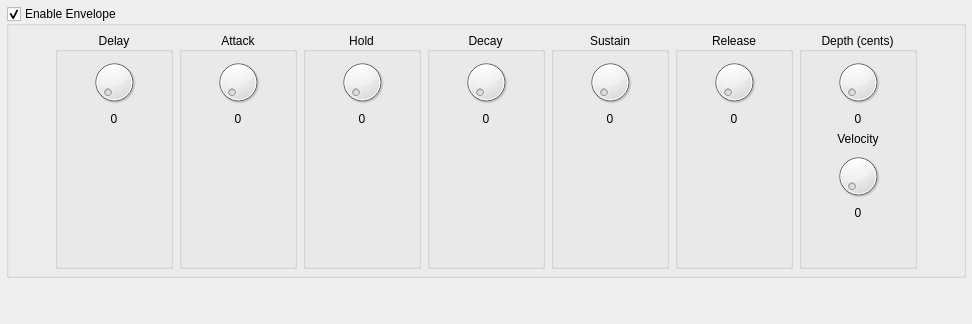
       <widget class="QWidget" name="tabPitchEnv">
        <attribute name="title">
         <string>Pitch Env</string>
        </attribute>
        <layout class="QVBoxLayout" name="layPitchEnv">
         <property name="sizeConstraint">
          <enum>QLayout::SetNoConstraint</enum>
         </property>
         <property name="leftMargin">
          <number>6</number>
         </property>
         <property name="topMargin">
          <number>6</number>
         </property>
         <property name="rightMargin">
          <number>6</number>
         </property>
         <property name="bottomMargin">
          <number>6</number>
         </property>
         <item>
          <widget class="QGroupBox" name="gbxPitchEnv">
           <property name="title">
            <string>Enable Envelope</string>
           </property>
           <property name="checkable">
            <bool>true</bool>
           </property>
           <layout class="QGridLayout" name="layGbxPitchEnv">
            <property name="sizeConstraint">
             <enum>QLayout::SetNoConstraint</enum>
            </property>
            <property name="leftMargin">
             <number>6</number>
            </property>
            <property name="topMargin">
             <number>6</number>
            </property>
            <property name="rightMargin">
             <number>6</number>
            </property>
            <property name="bottomMargin">
             <number>6</number>
            </property>
            <item row="0" column="2">
             <widget class="QGroupBox" name="gbxPitchEnvAttack">
              <property name="title">
               <string>Attack</string>
              </property>
              <property name="alignment">
               <set>Qt::AlignCenter</set>
              </property>
              <layout class="QVBoxLayout" name="layPitchEnvAttack" stretch="0,0,1">
               <property name="sizeConstraint">
                <enum>QLayout::SetNoConstraint</enum>
               </property>
               <property name="leftMargin">
                <number>6</number>
               </property>
               <property name="topMargin">
                <number>6</number>
               </property>
               <property name="rightMargin">
                <number>6</number>
               </property>
               <property name="bottomMargin">
                <number>6</number>
               </property>
               <item>
                <widget class="QDial" name="knbPitchEnvAttack">
                 <property name="minimumSize">
                  <size>
                   <width>0</width>
                   <height>48</height>
                  </size>
                 </property>
                 <property name="maximumSize">
                  <size>
                   <width>16777215</width>
                   <height>48</height>
                  </size>
                 </property>
                </widget>
               </item>
               <item>
                <widget class="QLabel" name="lblPitchEnvAttackVal">
                 <property name="text">
                  <string>0</string>
                 </property>
                 <property name="alignment">
                  <set>Qt::AlignCenter</set>
                 </property>
                </widget>
               </item>
               <item>
                <spacer name="vspPitchEnvAttack">
                 <property name="orientation">
                  <enum>Qt::Vertical</enum>
                 </property>
                 <property name="sizeHint" stdset="0">
                  <size>
                   <width>20</width>
                   <height>40</height>
                  </size>
                 </property>
                </spacer>
               </item>
              </layout>
             </widget>
            </item>
            <item row="0" column="3">
             <widget class="QGroupBox" name="gbxPitchEnvHold">
              <property name="title">
               <string>Hold</string>
              </property>
              <property name="alignment">
               <set>Qt::AlignCenter</set>
              </property>
              <layout class="QVBoxLayout" name="layPitchEnvHold" stretch="0,0,1">
               <property name="sizeConstraint">
                <enum>QLayout::SetNoConstraint</enum>
               </property>
               <property name="leftMargin">
                <number>6</number>
               </property>
               <property name="topMargin">
                <number>6</number>
               </property>
               <property name="rightMargin">
                <number>6</number>
               </property>
               <property name="bottomMargin">
                <number>6</number>
               </property>
               <item>
                <widget class="QDial" name="knbPitchEnvHold">
                 <property name="minimumSize">
                  <size>
                   <width>0</width>
                   <height>48</height>
                  </size>
                 </property>
                 <property name="maximumSize">
                  <size>
                   <width>16777215</width>
                   <height>48</height>
                  </size>
                 </property>
                </widget>
               </item>
               <item>
                <widget class="QLabel" name="lblPitchEnvHoldVal">
                 <property name="text">
                  <string>0</string>
                 </property>
                 <property name="alignment">
                  <set>Qt::AlignCenter</set>
                 </property>
                </widget>
               </item>
               <item>
                <spacer name="vspPitchEnvHold">
                 <property name="orientation">
                  <enum>Qt::Vertical</enum>
                 </property>
                 <property name="sizeHint" stdset="0">
                  <size>
                   <width>20</width>
                   <height>40</height>
                  </size>
                 </property>
                </spacer>
               </item>
              </layout>
             </widget>
            </item>
            <item row="0" column="4">
             <widget class="QGroupBox" name="gbxPitchEnvDecay">
              <property name="title">
               <string>Decay</string>
              </property>
              <property name="alignment">
               <set>Qt::AlignCenter</set>
              </property>
              <layout class="QVBoxLayout" name="layPitchEnvDecay" stretch="0,0,1">
               <property name="sizeConstraint">
                <enum>QLayout::SetNoConstraint</enum>
               </property>
               <property name="leftMargin">
                <number>6</number>
               </property>
               <property name="topMargin">
                <number>6</number>
               </property>
               <property name="rightMargin">
                <number>6</number>
               </property>
               <property name="bottomMargin">
                <number>6</number>
               </property>
               <item>
                <widget class="QDial" name="knbPitchEnvDecay">
                 <property name="minimumSize">
                  <size>
                   <width>0</width>
                   <height>48</height>
                  </size>
                 </property>
                 <property name="maximumSize">
                  <size>
                   <width>16777215</width>
                   <height>48</height>
                  </size>
                 </property>
                </widget>
               </item>
               <item>
                <widget class="QLabel" name="lblPitchEnvDecayVal">
                 <property name="text">
                  <string>0</string>
                 </property>
                 <property name="alignment">
                  <set>Qt::AlignCenter</set>
                 </property>
                </widget>
               </item>
               <item>
                <spacer name="vspPitchEnvDecay">
                 <property name="orientation">
                  <enum>Qt::Vertical</enum>
                 </property>
                 <property name="sizeHint" stdset="0">
                  <size>
                   <width>20</width>
                   <height>40</height>
                  </size>
                 </property>
                </spacer>
               </item>
              </layout>
             </widget>
            </item>
            <item row="0" column="0">
             <spacer name="hspPitchEnvL">
              <property name="orientation">
               <enum>Qt::Horizontal</enum>
              </property>
              <property name="sizeHint" stdset="0">
               <size>
                <width>40</width>
                <height>20</height>
               </size>
              </property>
             </spacer>
            </item>
            <item row="0" column="5">
             <widget class="QGroupBox" name="gbxPitchEnvSustain">
              <property name="title">
               <string>Sustain</string>
              </property>
              <property name="alignment">
               <set>Qt::AlignCenter</set>
              </property>
              <layout class="QVBoxLayout" name="layPitchEnvSustain" stretch="0,0,1">
               <property name="sizeConstraint">
                <enum>QLayout::SetNoConstraint</enum>
               </property>
               <property name="leftMargin">
                <number>6</number>
               </property>
               <property name="topMargin">
                <number>6</number>
               </property>
               <property name="rightMargin">
                <number>6</number>
               </property>
               <property name="bottomMargin">
                <number>6</number>
               </property>
               <item>
                <widget class="QDial" name="knbPitchEnvSustain">
                 <property name="minimumSize">
                  <size>
                   <width>0</width>
                   <height>48</height>
                  </size>
                 </property>
                 <property name="maximumSize">
                  <size>
                   <width>16777215</width>
                   <height>48</height>
                  </size>
                 </property>
                </widget>
               </item>
               <item>
                <widget class="QLabel" name="lblPitchEnvSustain">
                 <property name="text">
                  <string>0</string>
                 </property>
                 <property name="alignment">
                  <set>Qt::AlignCenter</set>
                 </property>
                </widget>
               </item>
               <item>
                <spacer name="vspPitchEnvSustain">
                 <property name="orientation">
                  <enum>Qt::Vertical</enum>
                 </property>
                 <property name="sizeHint" stdset="0">
                  <size>
                   <width>20</width>
                   <height>40</height>
                  </size>
                 </property>
                </spacer>
               </item>
              </layout>
             </widget>
            </item>
            <item row="0" column="7">
             <widget class="QGroupBox" name="gbxPitchEnvDepth">
              <property name="title">
               <string>Depth (cents)</string>
              </property>
              <property name="alignment">
               <set>Qt::AlignCenter</set>
              </property>
              <layout class="QVBoxLayout" name="layPitchEnvDepth">
               <property name="sizeConstraint">
                <enum>QLayout::SetNoConstraint</enum>
               </property>
               <property name="leftMargin">
                <number>6</number>
               </property>
               <property name="topMargin">
                <number>6</number>
               </property>
               <property name="rightMargin">
                <number>6</number>
               </property>
               <property name="bottomMargin">
                <number>6</number>
               </property>
               <item>
                <widget class="QDial" name="knbPitchEnvDepth">
                 <property name="minimumSize">
                  <size>
                   <width>0</width>
                   <height>48</height>
                  </size>
                 </property>
                 <property name="maximumSize">
                  <size>
                   <width>16777215</width>
                   <height>48</height>
                  </size>
                 </property>
                </widget>
               </item>
               <item>
                <widget class="QLabel" name="lblPitchEnvDepthVal">
                 <property name="text">
                  <string>0</string>
                 </property>
                 <property name="alignment">
                  <set>Qt::AlignCenter</set>
                 </property>
                </widget>
               </item>
               <item>
                <widget class="QLabel" name="lblPitchEnvDepthVel">
                 <property name="text">
                  <string>Velocity</string>
                 </property>
                 <property name="alignment">
                  <set>Qt::AlignCenter</set>
                 </property>
                </widget>
               </item>
               <item>
                <widget class="QDial" name="knbPitchEnvDepthVel">
                 <property name="minimumSize">
                  <size>
                   <width>0</width>
                   <height>48</height>
                  </size>
                 </property>
                 <property name="maximumSize">
                  <size>
                   <width>16777215</width>
                   <height>48</height>
                  </size>
                 </property>
                </widget>
               </item>
               <item>
                <widget class="QLabel" name="lblPitchEnvDepthVelVal">
                 <property name="text">
                  <string>0</string>
                 </property>
                 <property name="alignment">
                  <set>Qt::AlignCenter</set>
                 </property>
                </widget>
               </item>
               <item>
                <spacer name="vspPitchEnvDepth">
                 <property name="orientation">
                  <enum>Qt::Vertical</enum>
                 </property>
                 <property name="sizeHint" stdset="0">
                  <size>
                   <width>20</width>
                   <height>40</height>
                  </size>
                 </property>
                </spacer>
               </item>
              </layout>
             </widget>
            </item>
            <item row="0" column="6">
             <widget class="QGroupBox" name="gbxPitchEnvRelease">
              <property name="title">
               <string>Release</string>
              </property>
              <property name="alignment">
               <set>Qt::AlignCenter</set>
              </property>
              <layout class="QVBoxLayout" name="layPitchEnvRelease" stretch="0,0,1">
               <property name="sizeConstraint">
                <enum>QLayout::SetNoConstraint</enum>
               </property>
               <property name="leftMargin">
                <number>6</number>
               </property>
               <property name="topMargin">
                <number>6</number>
               </property>
               <property name="rightMargin">
                <number>6</number>
               </property>
               <property name="bottomMargin">
                <number>6</number>
               </property>
               <item>
                <widget class="QDial" name="knbPitchEnvRelease">
                 <property name="minimumSize">
                  <size>
                   <width>0</width>
                   <height>48</height>
                  </size>
                 </property>
                 <property name="maximumSize">
                  <size>
                   <width>16777215</width>
                   <height>48</height>
                  </size>
                 </property>
                </widget>
               </item>
               <item>
                <widget class="QLabel" name="lblPitchEnvReleaseVal">
                 <property name="text">
                  <string>0</string>
                 </property>
                 <property name="alignment">
                  <set>Qt::AlignCenter</set>
                 </property>
                </widget>
               </item>
               <item>
                <spacer name="vspPitchEnvRelease">
                 <property name="orientation">
                  <enum>Qt::Vertical</enum>
                 </property>
                 <property name="sizeHint" stdset="0">
                  <size>
                   <width>20</width>
                   <height>40</height>
                  </size>
                 </property>
                </spacer>
               </item>
              </layout>
             </widget>
            </item>
            <item row="0" column="1">
             <widget class="QGroupBox" name="gbxPitchEnvDelay">
              <property name="title">
               <string>Delay</string>
              </property>
              <property name="alignment">
               <set>Qt::AlignCenter</set>
              </property>
              <layout class="QVBoxLayout" name="layPitchEnvDelay" stretch="0,0,1">
               <property name="sizeConstraint">
                <enum>QLayout::SetNoConstraint</enum>
               </property>
               <property name="leftMargin">
                <number>6</number>
               </property>
               <property name="topMargin">
                <number>6</number>
               </property>
               <property name="rightMargin">
                <number>6</number>
               </property>
               <property name="bottomMargin">
                <number>6</number>
               </property>
               <item>
                <widget class="QDial" name="knbPitchEnvDelay">
                 <property name="sizePolicy">
                  <sizepolicy hsizetype="Preferred" vsizetype="Fixed">
                   <horstretch>0</horstretch>
                   <verstretch>0</verstretch>
                  </sizepolicy>
                 </property>
                 <property name="minimumSize">
                  <size>
                   <width>0</width>
                   <height>48</height>
                  </size>
                 </property>
                 <property name="maximumSize">
                  <size>
                   <width>16777215</width>
                   <height>48</height>
                  </size>
                 </property>
                </widget>
               </item>
               <item>
                <widget class="QLabel" name="lblPitchEnvDelayVal">
                 <property name="sizePolicy">
                  <sizepolicy hsizetype="Preferred" vsizetype="Fixed">
                   <horstretch>0</horstretch>
                   <verstretch>0</verstretch>
                  </sizepolicy>
                 </property>
                 <property name="text">
                  <string>0</string>
                 </property>
                 <property name="alignment">
                  <set>Qt::AlignCenter</set>
                 </property>
                </widget>
               </item>
               <item>
                <spacer name="vspPitchEnvDelay">
                 <property name="orientation">
                  <enum>Qt::Vertical</enum>
                 </property>
                 <property name="sizeHint" stdset="0">
                  <size>
                   <width>20</width>
                   <height>40</height>
                  </size>
                 </property>
                </spacer>
               </item>
              </layout>
             </widget>
            </item>
            <item row="0" column="8">
             <spacer name="hspPitchEnvR">
              <property name="orientation">
               <enum>Qt::Horizontal</enum>
              </property>
              <property name="sizeHint" stdset="0">
               <size>
                <width>40</width>
                <height>20</height>
               </size>
              </property>
             </spacer>
            </item>
           </layout>
          </widget>
         </item>
         <item>
          <spacer name="vspPitchEnv">
           <property name="orientation">
            <enum>Qt::Vertical</enum>
           </property>
           <property name="sizeHint" stdset="0">
            <size>
             <width>20</width>
             <height>40</height>
            </size>
           </property>
          </spacer>
         </item>
        </layout>
       </widget>
